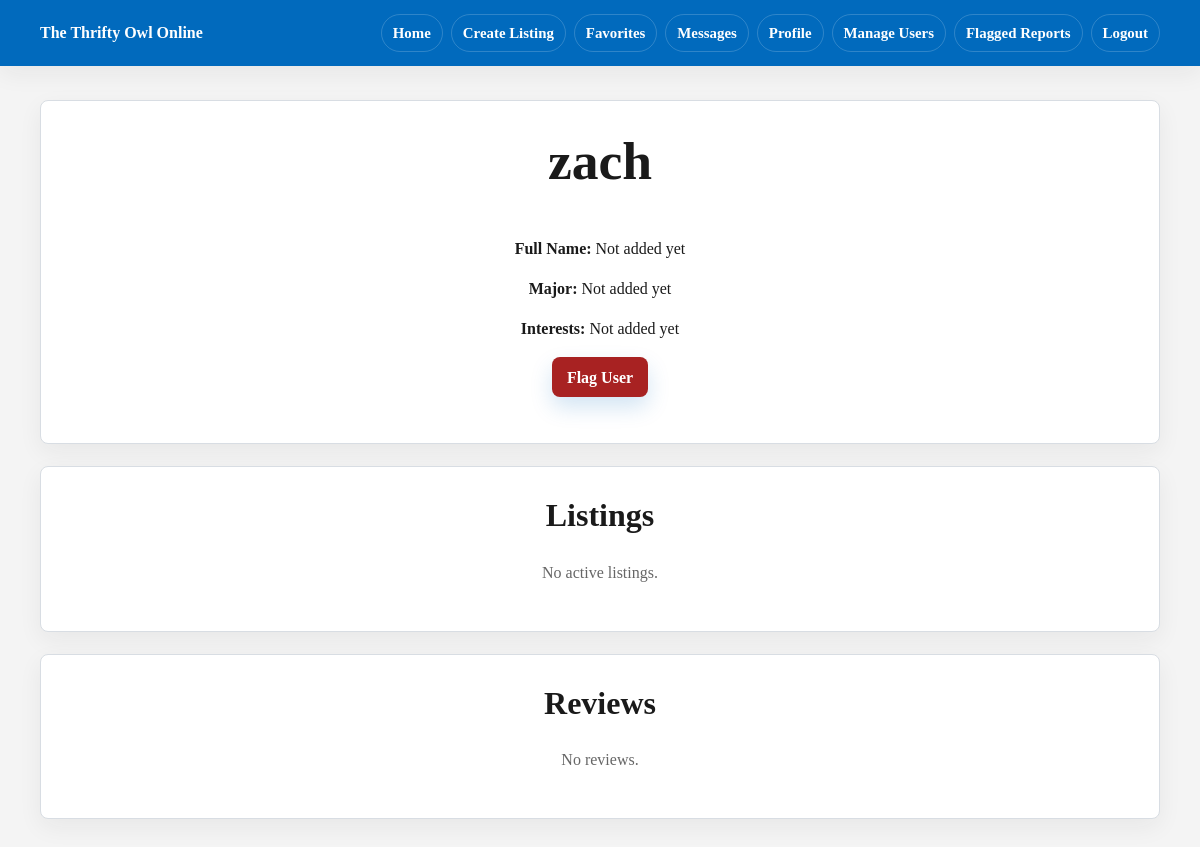
The page /profile/4 (signed in) on the database as committed earlier.
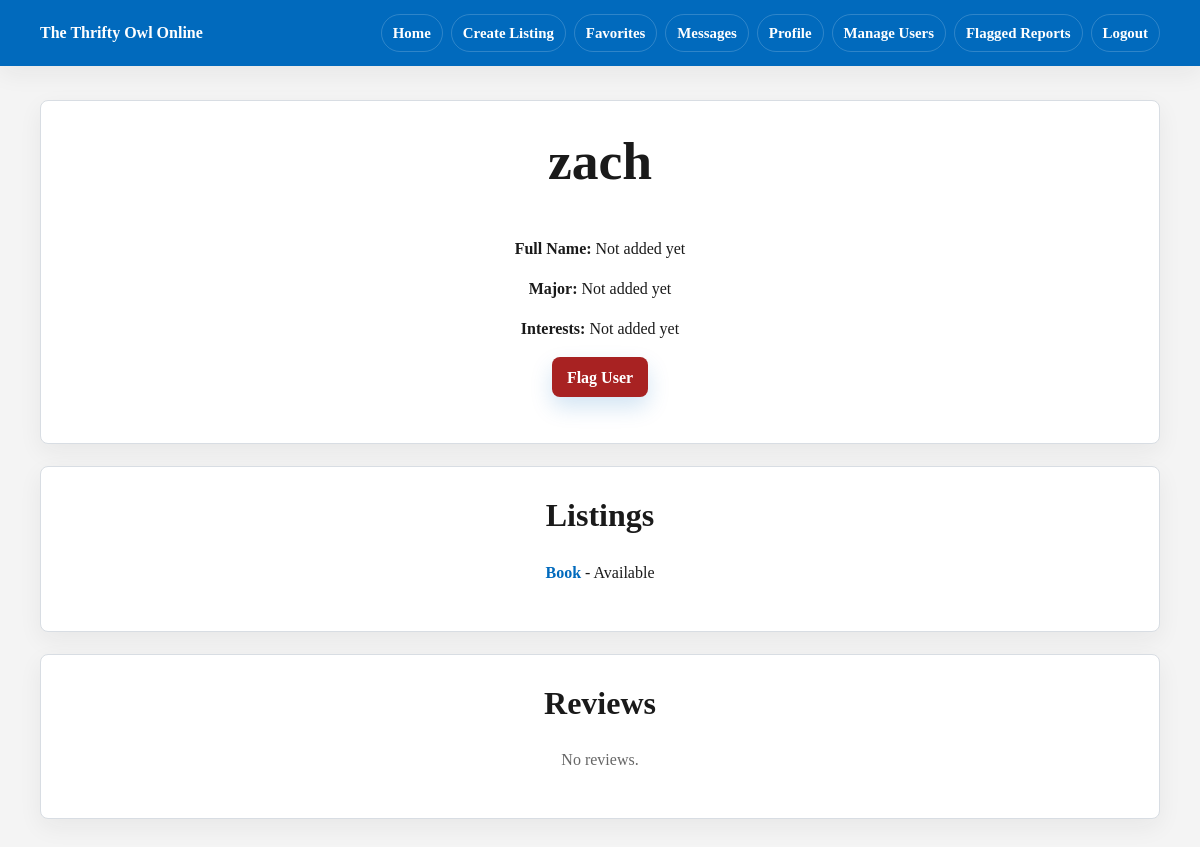
The same page on the database as committed later.
### app/models.py (models this page shows)
class Post(db.Model):
    __tablename__ = 'posts'
    id = db.Column(db.Integer, primary_key=True)
    title = db.Column(db.String(150), nullable=False)
    description = db.Column(db.String(300), nullable=False)
    category = db.Column(db.String(80), default='General')
    price = db.Column(db.Numeric(10, 2))
    condition = db.Column(db.String(80), default='Good')
    status = db.Column(db.String(80), default='Available')
    image = db.Column(db.String(200))  # optional image path
    is_active = db.Column(db.Boolean, default=True)
    created_at = db.Column(db.DateTime, default=datetime.utcnow)
    owner_id = db.Column(db.Integer, db.ForeignKey('users.id'), nullable=False)

### app/routes.py (the view)
@main.route('/profile/<int:user_id>')
@login_required
def view_profile(user_id):
    user = User.query.get_or_404(user_id)
    if user.id == current_user.id:
        return redirect(url_for('main.profile'))
    listings = (
        Post.query
        .filter_by(owner_id=user.id, is_active=True)
        .order_by(Post.created_at.desc())
        .all()
    )
    reviews = Review.query.filter_by(reviewed_id=user.id).order_by(Review.created_at.desc()).all()
    return render_template('view_profile.html', user=user, listings=listings, reviews=reviews)

### app/models.py (called while the page is built)
@login_manager.user_loader
def load_user(user_id):
    return User.query.get(int(user_id))

### app/templates/view_profile.html (shortened to what this page needs)
{% extends "base.html" %}
{% block content %}
<section class="card">
    <h1>{{ user.username }}</h1>
    <p><strong>Full Name:</strong> {{ user.name or 'Not added yet' }}</p>
    <p><strong>Major:</strong> {{ user.major or 'Not added yet' }}</p>
    <p><strong>Interests:</strong> {{ user.interests or 'Not added yet' }}</p>
    {% if user.id != current_user.id %}
    <p><a class="button danger" href="{{ url_for('main.report_user', user_id=user.id) }}">Flag User</a></p>
    {% endif %}
</section>
<section class="card">
    <h2>Listings</h2>
    {% for post in listings %}
    <p><a href="{{ url_for('main.view_post', post_id=post.id) }}">{{ post.title }}</a> - {{ post.status or 'Available' }}</p>
    {% else %}
    <p class="muted">No active listings.</p>
    {% endfor %}
</section>
<section class="card">
    <h2>Reviews</h2>
    {% for review in reviews %}
    <p>{{ review.rating }}/5 by {{ review.reviewer.username }}: {{ review.comment }}</p>
    {% else %}
    <p class="muted">No reviews.</p>
    {% endfor %}
</section>
{% endblock %}

Rows that differ between the two databases and show on the page:
added Post: title "Book", status "Available"
Other text that changed with them:
text no longer shown: "No active listings."
